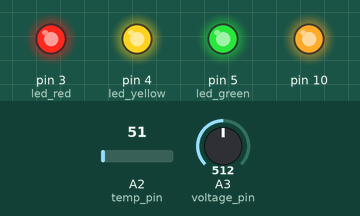
Simulated run of this sketch. Board: Arduino Uno, built with avr-gcc and run on an emulated ATmega328P. On the bench: output pins drawn as LEDs (lit = HIGH). The inputs (shaded band) are chosen by the test bench; at power-on: A2 (temp_pin) = 51, A3 (voltage_pin) = 512. No radio packets arrive unless stated.

Above: at 0.1 s.
At 1.1 s:
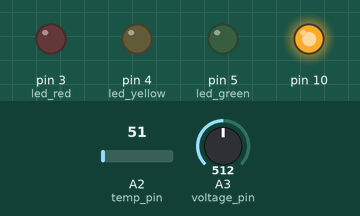
Timing chart, 0 to 2.6 s (numbered marks = the images above):
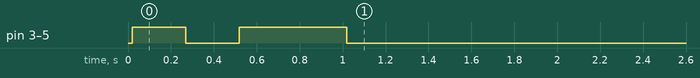

The sketch:

nodes.ino
```cpp
// (licence header left out)
/**
 */

#include <RF24Network.h>
#include <RF24.h>
#include <SPI.h>

// Pin configurations - From DuinodeV3
const int led_red = 3;
const int led_yellow = 4;
const int led_green = 5;
const int button_a = 6;

const int rf_ce = 8;
const int rf_csn = 7;

const int temp_pin = 2; // analog
const int voltage_pin = 3; // analog

// 1.1V internal reference after 1M/470k divider, in 8-bit fixed point
const unsigned voltage_reference = 0x371;

const unsigned num_measurements = 64;

// nRF24L01(+) radio attached using Getting Started board
RF24 radio(rf_ce, rf_csn);

// Network uses that radio
RF24Network network(radio);

// Address of our node
const uint16_t this_node = 0;

// Address of the other node
const uint16_t other_node = 1;

unsigned long currenttemperature;
unsigned long currentvoltage;
unsigned long currentpinstatus;
unsigned long currenttime;

// Structure of command
struct command_t
{
  unsigned long messageid;
  unsigned int commandtype;
  unsigned int commanddata;
};

// Structure of response
struct response_t
{
  unsigned long messageid;
  unsigned long temperature;
  unsigned long battvoltage;
  unsigned int pinstatus;
};

unsigned long getTemperature() {
    int i = num_measurements;
    uint32_t reading = 0;
    while(i--)
      reading += analogRead(temp_pin);

    // Convert the reading to celcius*256
    // This is the formula for MCP9700.
    // C = reading * 1.1
    // C = ( V - 1/2 ) * 100
    return ( ( ( reading * 0x120 ) - 0x800000 ) * 0x64 ) >> 16;
//    return reading;
}

unsigned long getVoltage() {
      // Take the voltage reading
    int i = num_measurements;
    uint32_t reading = 0;
    while(i--)
      reading += analogRead(voltage_pin);

    // Convert the voltage reading to volts*256
    return ( reading * voltage_reference ) >> 16;
}

unsigned int getPinStatus() {
  int idx = 0 ;
  idx = digitalRead(led_red);
  idx = digitalRead(led_yellow) << 2 + idx;
  idx = digitalRead(led_green) << 4 + idx;
  idx = digitalRead(button_a) << 8 + idx;
}

void setup(void)
{
  SPI.begin();
  radio.begin();
  network.begin(/*channel*/ 90, /*node address*/ this_node);
  currenttemperature = getTemperature();
  currentvoltage = getVoltage();

  pinMode(led_red, OUTPUT);
  pinMode(led_yellow, OUTPUT);
  pinMode(led_green, OUTPUT);
  digitalWrite(led_red, HIGH);
  digitalWrite(led_yellow, HIGH);
  digitalWrite(led_green, HIGH);
  delay(250);
  digitalWrite(led_red, LOW);
  digitalWrite(led_yellow, LOW);
  digitalWrite(led_green, LOW);
  delay(250);
  digitalWrite(led_red, HIGH);
  digitalWrite(led_yellow, HIGH);
  digitalWrite(led_green, HIGH);
  delay(500);
  digitalWrite(led_red, LOW);
  digitalWrite(led_yellow, LOW);
  digitalWrite(led_green, LOW);
  delay(500);

}

void loop(void)
{
  int currentmessageid = 0;
  // Pump the network regularly
  network.update();

  command_t command;

  // Is there anything ready for us?
  while ( network.available() ) {
    // If so, grab it and print it out
    RF24NetworkHeader header;
    network.read(header,&command,sizeof(command));
  }

  if (millis() > currenttime + 3600000) { // Update every minute or so
    currenttemperature = getTemperature();
    currentvoltage = getVoltage();
    currenttime = millis();
  }

  response_t response;
  if (command.commandtype == 7) { // Probe
    response.messageid = currentmessageid;
    currentmessageid = currentmessageid + 1;
  }

  RF24NetworkHeader responseheader(/*to node*/ 1);
  response.temperature = currenttemperature;
  response.battvoltage = currentvoltage;
  bool ok = network.write(responseheader, &response, sizeof(response));
}
```
